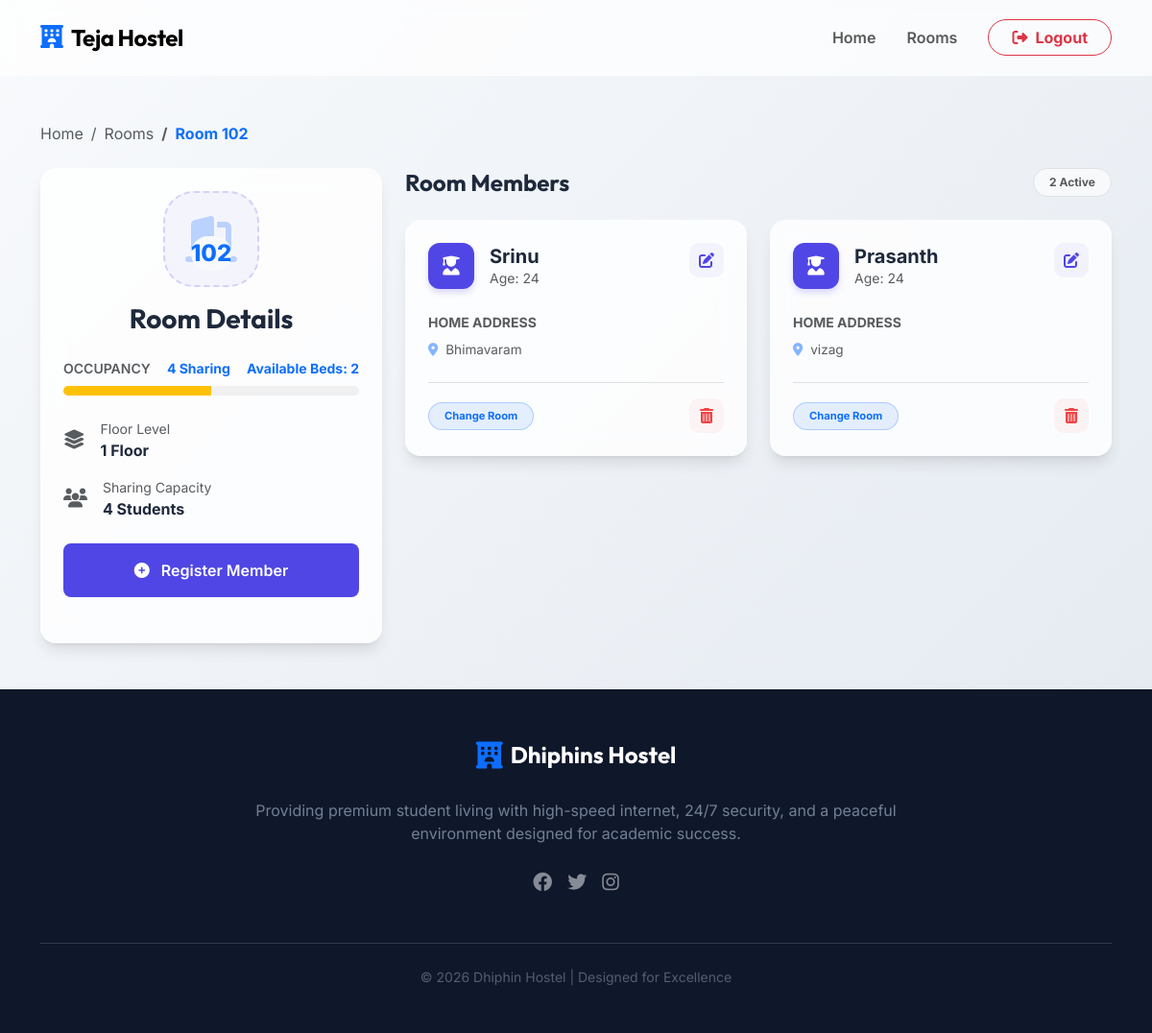
Page /myapp/room_details/102 (signed in) on the earlier database version.
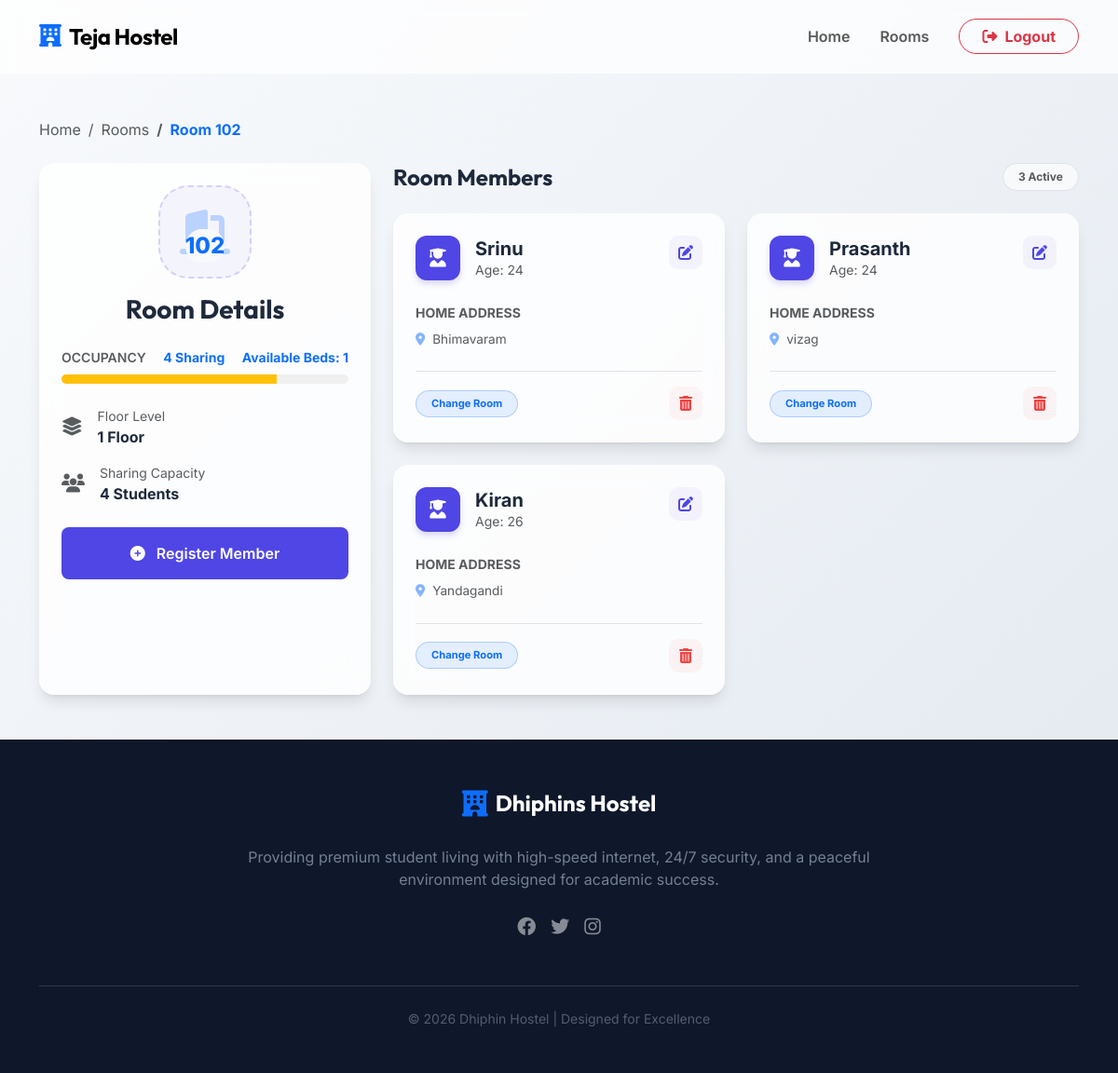
Same page on the later database version.
### myapp/models.py (models this page shows, shortened)
class Room(models.Model):
    room_no=models.IntegerField(primary_key=True)
    floor=models.IntegerField()
    sharing=models.IntegerField()
    @property
    def available_slots(self):
        total_members = self.person_set.count()
        return self.sharing - total_members

class Person(models.Model):
    name=models.CharField(max_length=50)
    age=models.IntegerField()
    address=models.CharField(max_length=100)
    room = models.ForeignKey(Room, on_delete=models.CASCADE)

### myapp/views.py (the view)
# urls.py: path('room_details/<int:room_no>',views.Room_details,name='room_details'),
@login_required
def Room_details(request, room_no):
    room = Room.objects.get(room_no=room_no)
    persons = Person.objects.filter(room=room)
    return render(request, template_name='myapp/Room_details.html', context={'room': room, 'persons': persons})

### templates/myapp/Room_details.html (shortened to what the changed rows need)
{% extends "myapp/base.html" %}
{% block content %}
<div class="container py-5">
  <nav aria-label="breadcrumb" class="mb-4">
    <ol class="breadcrumb">
      <li class="breadcrumb-item"><a href="{% url 'home' %}" class="text-decoration-none text-muted">Home</a></li>
      <li class="breadcrumb-item"><a href="{% url 'rooms' %}" class="text-decoration-none text-muted">Rooms</a></li>
      <li class="breadcrumb-item active fw-bold text-primary" aria-current="page">Room {{ room.room_no }}</li>
    </ol>
  </nav>
  <div class="row g-4">
    <div class="col-lg-4">
      <div class="glass-card p-4 border-0 mb-4 h-100">
        <div class="text-center mb-4">
          <div class="room-icon-wrapper mb-3 mx-auto">
            <span class="room-number-large text-primary bg-light border-0 rounded-pill px-10">{{ room.room_no }}</span>
          </div>
        </div>
        <div class="room-stats mb-4">
          <div class="d-flex justify-content-between mb-2">
            <span class="text-muted fw-semibold small">OCCUPANCY</span>
            <span class="fw-bold text-primary small"> {{ room.sharing }} Sharing</span>
            <span class="fw-bold text-primary small">Available Beds: {{ room.available_slots }}</span>
          </div>
          <div class="progress mb-4" style="height: 10px; border-radius: 5px; background-color: rgba(0,0,0,0.05);">
            <div class="progress-bar
                            {% if room.available_slots == 0 %} bg-danger
                            {% elif room.available_slots == room.sharing %} bg-success
                            {% else %} bg-warning
                            {% endif %}" role="progressbar"
              style="width: {% widthratio persons.count room.sharing 100 %}%"
              aria-valuenow="{% widthratio persons.count room.sharing 100 %}" aria-valuemin="0" aria-valuemax="100">
            </div>
          </div>
          <div class="grid gap-3">
            <div class="d-flex align-items-center mb-3">
              <div>
                <div class="small text-muted">Floor Level</div>
                <div class="fw-bold fs-6">{{ room.floor }} Floor</div>
              </div>
            </div>
            <div class="d-flex align-items-center">
              <div>
                <div class="small text-muted">Sharing Capacity</div>
                <div class="fw-bold fs-6">{{ room.sharing }} Students</div>
              </div>
            </div>
          </div>
        </div>
      </div>
    </div>
    <div class="col-lg-8">
      <div class="d-flex justify-content-between align-items-center mb-4">
        <h4 class="fw-bold mb-0" style="font-family: 'Outfit', sans-serif;">Room Members</h4>
        <div class="badge bg-light text-muted border px-3 py-2 rounded-pill">
          {{ persons.count }} Active
        </div>
      </div>
      <div class="row g-4">
        {% for person in persons %}
        <div class="col-md-6">
          <div class="glass-card member-card p-4 border-0 h-100">
            <div class="d-flex justify-content-between align-items-start mb-4">
              <div class="d-flex align-items-center">
                <div class="member-avatar me-3">
                  <i class="fas fa-user-graduate"></i>
                </div>
                <div>
                  <h5 class="fw-bold mb-0 text-truncate" style="max-width: 155px;">{{ person.name }}</h5>
                  <p class="text-muted small mb-0">Age: {{ person.age }}</p>
                </div>
              </div>
              {% if request.user.is_superuser %}
              <a href="{% url 'edit_person' person.id %}" class="text-primary-link" title="Edit Member">
                <i class="fas fa-edit"></i>
              </a>
              {% endif %}
            </div>
            <div class="mb-4">
              <div class="small fw-bold text-muted text-uppercase mb-2">HOME ADDRESS</div>
              <p class="text-muted small mb-0 line-clamp-2" style="font-size: 0.85rem;">
                <i class="fas fa-map-marker-alt me-2 text-primary opacity-50"></i>{{ person.address }}
              </p>
            </div>
            {% if request.user.is_superuser %}
            <div class="d-flex justify-content-between align-items-center border-top pt-3 mt-auto ">
              <span
                class="badge bg-primary bg-opacity-10 text-primary border-primary border-opacity-25 border px-3 py-2 rounded-pill btn-primary"
                style="font-size: 0.7rem;">
                <a href="{% url 'change_room' person.id %}" style="text-decoration: none;" title="change room">Change
                  Room</a>
              </span>
              <a href="{% url 'delete' person.id %}" class="text-danger-link" title="Remove Member">
                <i class="fas fa-trash-alt"></i>
              </a>
            </div>
            {% endif %}
          </div>
        </div>
        {% endfor %}
      </div>
    </div>
  </div>
</div>
{% endblock %}

Differences in the rows shown:
computed for Room id 102: available_slots "2" → "1"
added Person: name "Kiran", age "26", address "Yandagandi"
Other differences:
{{ persons.count }}: "2" → "3"
